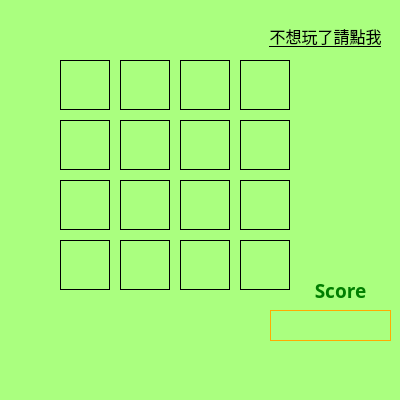
<?xml version="1.0" encoding="UTF-8"?>
<ui version="4.0">
 <class>game</class>
 <widget class="QWidget" name="game">
  <property name="geometry">
   <rect>
    <x>0</x>
    <y>0</y>
    <width>400</width>
    <height>400</height>
   </rect>
  </property>
  <property name="windowTitle">
   <string>2048</string>
  </property>
  <property name="styleSheet">
   <string notr="true">background-color: rgb(170, 255, 127);</string>
  </property>
  <widget class="QPushButton" name="pushButton">
   <property name="geometry">
    <rect>
     <x>260</x>
     <y>20</y>
     <width>131</width>
     <height>31</height>
    </rect>
   </property>
   <property name="font">
    <font>
     <family>微軟正黑體</family>
     <pointsize>12</pointsize>
     <underline>true</underline>
    </font>
   </property>
   <property name="focusPolicy">
    <enum>Qt::NoFocus</enum>
   </property>
   <property name="text">
    <string>不想玩了請點我</string>
   </property>
   <property name="flat">
    <bool>true</bool>
   </property>
  </widget>
  <widget class="QLabel" name="label">
   <property name="geometry">
    <rect>
     <x>60</x>
     <y>60</y>
     <width>50</width>
     <height>50</height>
    </rect>
   </property>
   <property name="focusPolicy">
    <enum>Qt::StrongFocus</enum>
   </property>
   <property name="styleSheet">
    <string notr="true">background-color: rgb(170, 255, 127);</string>
   </property>
   <property name="frameShape">
    <enum>QFrame::Box</enum>
   </property>
   <property name="text">
    <string/>
   </property>
  </widget>
  <widget class="QLabel" name="label_2">
   <property name="geometry">
    <rect>
     <x>120</x>
     <y>60</y>
     <width>50</width>
     <height>50</height>
    </rect>
   </property>
   <property name="focusPolicy">
    <enum>Qt::StrongFocus</enum>
   </property>
   <property name="frameShape">
    <enum>QFrame::Box</enum>
   </property>
   <property name="text">
    <string/>
   </property>
  </widget>
  <widget class="QLabel" name="label_3">
   <property name="geometry">
    <rect>
     <x>180</x>
     <y>60</y>
     <width>50</width>
     <height>50</height>
    </rect>
   </property>
   <property name="focusPolicy">
    <enum>Qt::StrongFocus</enum>
   </property>
   <property name="frameShape">
    <enum>QFrame::Box</enum>
   </property>
   <property name="text">
    <string/>
   </property>
  </widget>
  <widget class="QLabel" name="label_4">
   <property name="geometry">
    <rect>
     <x>240</x>
     <y>60</y>
     <width>50</width>
     <height>50</height>
    </rect>
   </property>
   <property name="focusPolicy">
    <enum>Qt::StrongFocus</enum>
   </property>
   <property name="frameShape">
    <enum>QFrame::Box</enum>
   </property>
   <property name="text">
    <string/>
   </property>
  </widget>
  <widget class="QLabel" name="label_5">
   <property name="geometry">
    <rect>
     <x>60</x>
     <y>120</y>
     <width>50</width>
     <height>50</height>
    </rect>
   </property>
   <property name="focusPolicy">
    <enum>Qt::StrongFocus</enum>
   </property>
   <property name="frameShape">
    <enum>QFrame::Box</enum>
   </property>
   <property name="text">
    <string/>
   </property>
  </widget>
  <widget class="QLabel" name="label_6">
   <property name="geometry">
    <rect>
     <x>120</x>
     <y>120</y>
     <width>50</width>
     <height>50</height>
    </rect>
   </property>
   <property name="focusPolicy">
    <enum>Qt::StrongFocus</enum>
   </property>
   <property name="frameShape">
    <enum>QFrame::Box</enum>
   </property>
   <property name="text">
    <string/>
   </property>
  </widget>
  <widget class="QLabel" name="label_7">
   <property name="geometry">
    <rect>
     <x>180</x>
     <y>120</y>
     <width>50</width>
     <height>50</height>
    </rect>
   </property>
   <property name="focusPolicy">
    <enum>Qt::StrongFocus</enum>
   </property>
   <property name="frameShape">
    <enum>QFrame::Box</enum>
   </property>
   <property name="text">
    <string/>
   </property>
  </widget>
  <widget class="QLabel" name="label_8">
   <property name="geometry">
    <rect>
     <x>240</x>
     <y>120</y>
     <width>50</width>
     <height>50</height>
    </rect>
   </property>
   <property name="focusPolicy">
    <enum>Qt::StrongFocus</enum>
   </property>
   <property name="frameShape">
    <enum>QFrame::Box</enum>
   </property>
   <property name="text">
    <string/>
   </property>
  </widget>
  <widget class="QLabel" name="label_9">
   <property name="geometry">
    <rect>
     <x>60</x>
     <y>180</y>
     <width>50</width>
     <height>50</height>
    </rect>
   </property>
   <property name="focusPolicy">
    <enum>Qt::StrongFocus</enum>
   </property>
   <property name="frameShape">
    <enum>QFrame::Box</enum>
   </property>
   <property name="text">
    <string/>
   </property>
  </widget>
  <widget class="QLabel" name="label_10">
   <property name="geometry">
    <rect>
     <x>120</x>
     <y>180</y>
     <width>50</width>
     <height>50</height>
    </rect>
   </property>
   <property name="focusPolicy">
    <enum>Qt::StrongFocus</enum>
   </property>
   <property name="frameShape">
    <enum>QFrame::Box</enum>
   </property>
   <property name="text">
    <string/>
   </property>
  </widget>
  <widget class="QLabel" name="label_11">
   <property name="geometry">
    <rect>
     <x>180</x>
     <y>180</y>
     <width>50</width>
     <height>50</height>
    </rect>
   </property>
   <property name="focusPolicy">
    <enum>Qt::StrongFocus</enum>
   </property>
   <property name="frameShape">
    <enum>QFrame::Box</enum>
   </property>
   <property name="text">
    <string/>
   </property>
  </widget>
  <widget class="QLabel" name="label_12">
   <property name="geometry">
    <rect>
     <x>240</x>
     <y>180</y>
     <width>50</width>
     <height>50</height>
    </rect>
   </property>
   <property name="focusPolicy">
    <enum>Qt::StrongFocus</enum>
   </property>
   <property name="frameShape">
    <enum>QFrame::Box</enum>
   </property>
   <property name="text">
    <string/>
   </property>
  </widget>
  <widget class="QLabel" name="label_13">
   <property name="geometry">
    <rect>
     <x>60</x>
     <y>240</y>
     <width>50</width>
     <height>50</height>
    </rect>
   </property>
   <property name="focusPolicy">
    <enum>Qt::StrongFocus</enum>
   </property>
   <property name="frameShape">
    <enum>QFrame::Box</enum>
   </property>
   <property name="text">
    <string/>
   </property>
  </widget>
  <widget class="QLabel" name="label_14">
   <property name="geometry">
    <rect>
     <x>120</x>
     <y>240</y>
     <width>50</width>
     <height>50</height>
    </rect>
   </property>
   <property name="focusPolicy">
    <enum>Qt::StrongFocus</enum>
   </property>
   <property name="frameShape">
    <enum>QFrame::Box</enum>
   </property>
   <property name="text">
    <string/>
   </property>
  </widget>
  <widget class="QLabel" name="label_15">
   <property name="geometry">
    <rect>
     <x>180</x>
     <y>240</y>
     <width>50</width>
     <height>50</height>
    </rect>
   </property>
   <property name="focusPolicy">
    <enum>Qt::StrongFocus</enum>
   </property>
   <property name="frameShape">
    <enum>QFrame::Box</enum>
   </property>
   <property name="text">
    <string/>
   </property>
  </widget>
  <widget class="QLabel" name="label_16">
   <property name="geometry">
    <rect>
     <x>240</x>
     <y>240</y>
     <width>50</width>
     <height>50</height>
    </rect>
   </property>
   <property name="focusPolicy">
    <enum>Qt::StrongFocus</enum>
   </property>
   <property name="styleSheet">
    <string notr="true"/>
   </property>
   <property name="frameShape">
    <enum>QFrame::Box</enum>
   </property>
   <property name="text">
    <string/>
   </property>
  </widget>
  <widget class="QLabel" name="score">
   <property name="geometry">
    <rect>
     <x>270</x>
     <y>310</y>
     <width>121</width>
     <height>31</height>
    </rect>
   </property>
   <property name="font">
    <font>
     <family>Bradley Hand ITC</family>
     <pointsize>14</pointsize>
     <weight>75</weight>
     <bold>true</bold>
    </font>
   </property>
   <property name="focusPolicy">
    <enum>Qt::NoFocus</enum>
   </property>
   <property name="styleSheet">
    <string notr="true">color: rgb(255, 170, 0);</string>
   </property>
   <property name="frameShape">
    <enum>QFrame::Box</enum>
   </property>
   <property name="frameShadow">
    <enum>QFrame::Plain</enum>
   </property>
   <property name="text">
    <string/>
   </property>
   <property name="alignment">
    <set>Qt::AlignRight|Qt::AlignTrailing|Qt::AlignVCenter</set>
   </property>
  </widget>
  <widget class="QLabel" name="label_18">
   <property name="geometry">
    <rect>
     <x>300</x>
     <y>280</y>
     <width>81</width>
     <height>21</height>
    </rect>
   </property>
   <property name="font">
    <font>
     <family>Bradley Hand ITC</family>
     <pointsize>14</pointsize>
     <weight>75</weight>
     <bold>true</bold>
    </font>
   </property>
   <property name="styleSheet">
    <string notr="true">color: rgb(0, 126, 0);</string>
   </property>
   <property name="text">
    <string>Score</string>
   </property>
   <property name="alignment">
    <set>Qt::AlignCenter</set>
   </property>
  </widget>
 </widget>
 <resources/>
 <connections/>
</ui>
